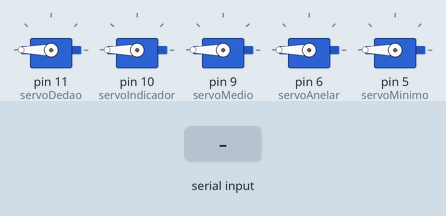
Recording of a sketch running on a simulated Arduino Uno, built with avr-gcc and run on an emulated ATmega328P. On the bench: 5 × servo. The test bench sets the inputs (shaded band). What the sketch prints to the serial monitor is not drawn.

Above: at 0.9 s.
1.0 s: "1" received over Serial
At 2.6 s:
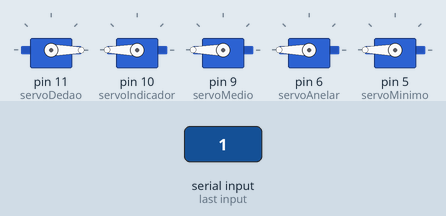
3.5 s: "2" received over Serial
At 5.7 s:
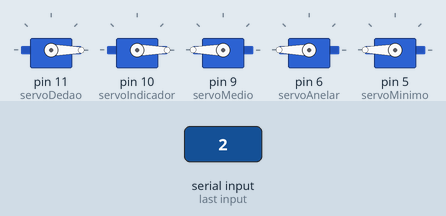
6.0 s: "3" received over Serial
At 7.6 s:
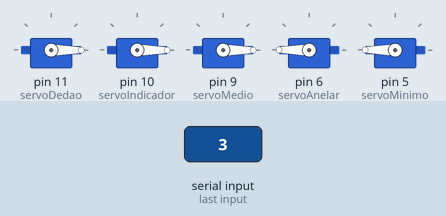
8.5 s: "4" received over Serial
At 10.7 s:
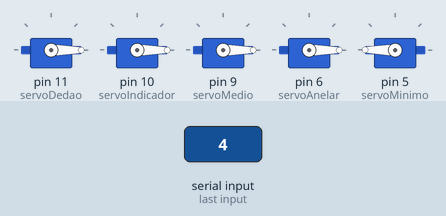
11.0 s: "5" received over Serial
At 12.6 s:
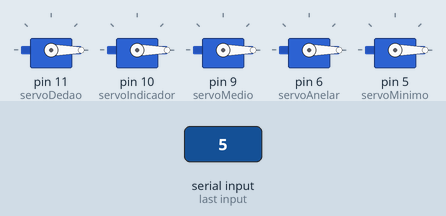
13.4 s: "1" received over Serial
At 15.7 s:
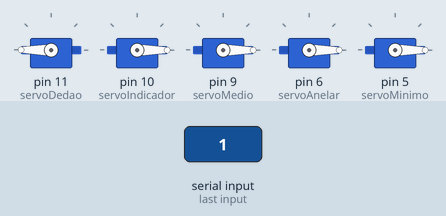
Timing chart, 0 to 16.9 s (numbered marks = the images above; inputs shaded):
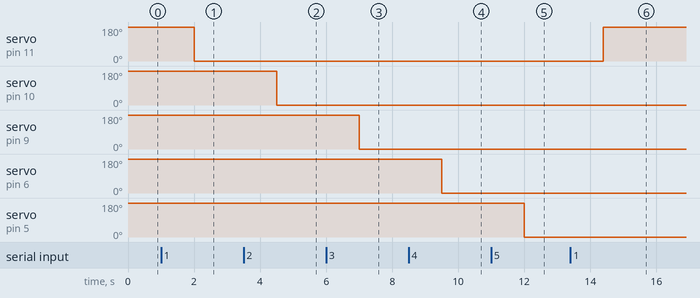

Measured:
- after the input at 1.0 s, servo on pin 11 (servoDedao): 180° → 0° after 1.0 s
- after the input at 3.5 s, servo on pin 10 (servoIndicador): 180° → 0° after 1.0 s
- after the input at 6.0 s, servo on pin 9 (servoMedio): 180° → 0° after 1.0 s
- after the input at 8.5 s, servo on pin 6 (servoAnelar): 180° → 0° after 1.0 s
- after the input at 11.0 s, servo on pin 5 (servoMinimo): 180° → 0° after 1.0 s
- after the input at 13.4 s, servo on pin 11 (servoDedao): 0° → 180° after 1.0 s

The sketch:

exercicio41.ino
```cpp
// C++ code
/*
A prótese do projeto utiliza servo motores para realizar o movimento dos
dedos. Pensando nisso, neste exercício iremos simular o funcionamento da
prótese através do tinkercad. Para isso, é preciso montar um circuito
utilizando 5 servo motores, cada um sendo conectado a um pino digital
(lembre-se de conectar em pinos digitais PWM do arduino - Pinos 11, 10, 9,
6, 5, 3).

Depois que o circuito estiver montado, crie uma função que recebe 5
valores inteiros, um para cada servo (que controla um dedo da prótese).
A função desenvolvida deverá ser usada na função loop para simular
alguma posição dos dedos que represente algum gesto (por exemplo, o hang
loose).

Explicação do funcionamento do servo motor na prótese: para a
realização dos movimentos na prótese usamos o valor mínimo do servo
motor para representar os dedos que estão abertos e o valor máximo para os
dedos que devem ser fechados
*/

#include <Servo.h>

Servo servoDedao;
Servo servoIndicador;
Servo servoMedio;
Servo servoAnelar;
Servo servoMinimo;

int posMax = 180;

String dedo;

void setup() {
  Serial.begin(9600);

  servoDedao.attach(11);
  servoIndicador.attach(10);
  servoMedio.attach(9);
  servoAnelar.attach(6);
  servoMinimo.attach(5);

  posicaoInicial();

  aguardeComando();
}

void loop() {
  Serial.println(dedo);

  if (dedo.equals("1")) {
     comandosDedao();
     aguardeComando();

  } else if (dedo.equals("2")) {
    comandosIndicador();
    aguardeComando();

  } else if (dedo.equals("3")) {
    comandosMedio();
    aguardeComando();

  } else if (dedo.equals("4")) {
    comandosAnelar();
    aguardeComando();

  } else if (dedo.equals("5")) {
    comandosMinimo();
    aguardeComando();

  } else if (dedo.equals("r")) {
    posicaoInicial();
    aguardeComando();

  } else {
    Serial.println("comando invalido digite! Insira um valor valido");
    aguardeComando();
  }
}

void comandosDedao(){
  if(servoDedao.read() == 180){
      servoDedao.write(0);
      Serial.println("Dedao levantando!");
        }else if (servoDedao.read() == 0){
          servoDedao.write(180);
          Serial.println("Dedao abaixando!");
        }
}

void comandosIndicador(){
  if(servoIndicador.read() == 180){
      servoIndicador.write(0);
      Serial.println("Indicador levantando!");
        }else if (servoIndicador.read() == 0){
          servoIndicador.write(180);
          Serial.println("Indicador abaixando!");
        }
}

void comandosMedio(){
  if(servoMedio.read() == 180){
      servoMedio.write(0);
      Serial.println("Medio levantando!");
        }else if (servoMedio.read() == 0){
          servoMedio.write(180);
          Serial.println("Medio abaixando!");
        }
}

void comandosAnelar(){
  if(servoAnelar.read() == 180){
      servoAnelar.write(0);
      Serial.println("Anelar levantando!");
        }else if (servoAnelar.read() == 0){
          servoAnelar.write(180);
          Serial.println("Anelar abaixando!");
        }
}

void comandosMinimo(){
  if(servoMinimo.read() == 180){
      servoMinimo.write(0);
      Serial.println("Minimo levantando!");
        }else if (servoMinimo.read() == 0){
          servoMinimo.write(180);
          Serial.println("Minimo abaixando!");
        }
}


void posicaoInicial() {
  servoDedao.write(posMax);
  servoIndicador.write(posMax);
  servoMedio.write(posMax);
  servoAnelar.write(posMax);
  servoMinimo.write(posMax);
  Serial.println("Servos em posição inicial");
}

void aguardeComando() {
  Serial.println("1 - Dedao");
  Serial.println("2 - Indicador");
  Serial.println("3 - Medio");
  Serial.println("4 - Anelar");
  Serial.println("5 - Minimo");
  Serial.println("Insira a posicao de um dedo para movimenta-lo: ");
  while (Serial.available() == 0) {
  }
  dedo = Serial.readString();
}
```
